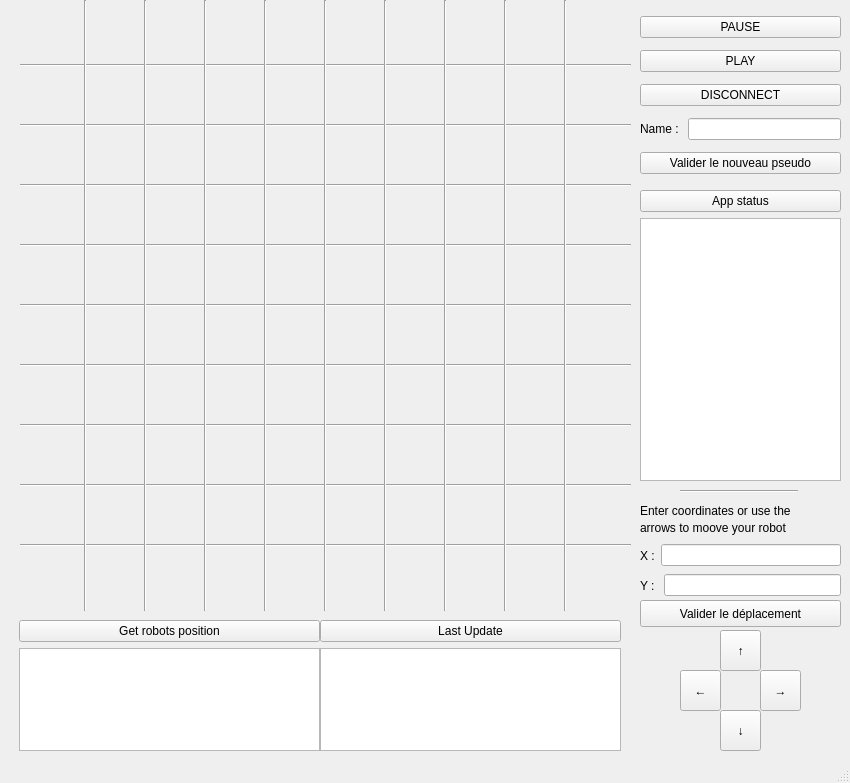
<?xml version="1.0" encoding="UTF-8"?>
<ui version="4.0">
 <class>MainWindow</class>
 <widget class="QMainWindow" name="MainWindow">
  <property name="geometry">
   <rect>
    <x>0</x>
    <y>0</y>
    <width>850</width>
    <height>783</height>
   </rect>
  </property>
  <property name="windowTitle">
   <string>MainWindow</string>
  </property>
  <widget class="QWidget" name="centralwidget">
   <widget class="QWidget" name="verticalLayoutWidget">
    <property name="geometry">
     <rect>
      <x>640</x>
      <y>10</y>
      <width>201</width>
      <height>171</height>
     </rect>
    </property>
    <layout class="QVBoxLayout" name="status">
     <item>
      <widget class="QPushButton" name="PAUSE">
       <property name="text">
        <string>PAUSE</string>
       </property>
      </widget>
     </item>
     <item>
      <widget class="QPushButton" name="PLAY">
       <property name="text">
        <string>PLAY</string>
       </property>
      </widget>
     </item>
     <item>
      <widget class="QPushButton" name="QUIT">
       <property name="text">
        <string>DISCONNECT</string>
       </property>
      </widget>
     </item>
     <item>
      <layout class="QHBoxLayout" name="horizontalLayout_2">
       <item>
        <widget class="QLabel" name="label_3">
         <property name="text">
          <string>Name : </string>
         </property>
        </widget>
       </item>
       <item>
        <widget class="QLineEdit" name="Pseudo"/>
       </item>
      </layout>
     </item>
     <item>
      <widget class="QPushButton" name="PSEUDO">
       <property name="text">
        <string>Valider le nouveau pseudo</string>
       </property>
      </widget>
     </item>
    </layout>
   </widget>
   <widget class="QToolButton" name="moveUp">
    <property name="geometry">
     <rect>
      <x>720</x>
      <y>630</y>
      <width>41</width>
      <height>41</height>
     </rect>
    </property>
    <property name="text">
     <string>↑</string>
    </property>
   </widget>
   <widget class="QToolButton" name="moveLeft">
    <property name="geometry">
     <rect>
      <x>680</x>
      <y>670</y>
      <width>41</width>
      <height>41</height>
     </rect>
    </property>
    <property name="text">
     <string>←</string>
    </property>
   </widget>
   <widget class="QToolButton" name="moveRight">
    <property name="geometry">
     <rect>
      <x>760</x>
      <y>670</y>
      <width>41</width>
      <height>41</height>
     </rect>
    </property>
    <property name="text">
     <string>→</string>
    </property>
   </widget>
   <widget class="QToolButton" name="moveDown">
    <property name="geometry">
     <rect>
      <x>720</x>
      <y>710</y>
      <width>41</width>
      <height>41</height>
     </rect>
    </property>
    <property name="text">
     <string>↓</string>
    </property>
   </widget>
   <widget class="QWidget" name="gridLayoutWidget">
    <property name="geometry">
     <rect>
      <x>30</x>
      <y>10</y>
      <width>51</width>
      <height>51</height>
     </rect>
    </property>
    <layout class="QGridLayout" name="gril_9_0"/>
   </widget>
   <widget class="QWidget" name="gridLayoutWidget_2">
    <property name="geometry">
     <rect>
      <x>30</x>
      <y>70</y>
      <width>51</width>
      <height>51</height>
     </rect>
    </property>
    <layout class="QGridLayout" name="gril_8_0"/>
   </widget>
   <widget class="QWidget" name="gridLayoutWidget_4">
    <property name="geometry">
     <rect>
      <x>30</x>
      <y>130</y>
      <width>51</width>
      <height>51</height>
     </rect>
    </property>
    <layout class="QGridLayout" name="gril_7_0"/>
   </widget>
   <widget class="QWidget" name="gridLayoutWidget_11">
    <property name="geometry">
     <rect>
      <x>30</x>
      <y>190</y>
      <width>51</width>
      <height>51</height>
     </rect>
    </property>
    <layout class="QGridLayout" name="gril_6_0"/>
   </widget>
   <widget class="QWidget" name="gridLayoutWidget_12">
    <property name="geometry">
     <rect>
      <x>30</x>
      <y>250</y>
      <width>51</width>
      <height>51</height>
     </rect>
    </property>
    <layout class="QGridLayout" name="gril_5_0"/>
   </widget>
   <widget class="QWidget" name="gridLayoutWidget_5">
    <property name="geometry">
     <rect>
      <x>30</x>
      <y>310</y>
      <width>51</width>
      <height>51</height>
     </rect>
    </property>
    <layout class="QGridLayout" name="gril_4_0"/>
   </widget>
   <widget class="QWidget" name="gridLayoutWidget_6">
    <property name="geometry">
     <rect>
      <x>30</x>
      <y>370</y>
      <width>51</width>
      <height>51</height>
     </rect>
    </property>
    <layout class="QGridLayout" name="gril_3_0"/>
   </widget>
   <widget class="QWidget" name="gridLayoutWidget_7">
    <property name="geometry">
     <rect>
      <x>30</x>
      <y>430</y>
      <width>51</width>
      <height>51</height>
     </rect>
    </property>
    <layout class="QGridLayout" name="gril_2_0"/>
   </widget>
   <widget class="QWidget" name="gridLayoutWidget_8">
    <property name="geometry">
     <rect>
      <x>30</x>
      <y>490</y>
      <width>51</width>
      <height>51</height>
     </rect>
    </property>
    <layout class="QGridLayout" name="gril_1_0"/>
   </widget>
   <widget class="QWidget" name="gridLayoutWidget_9">
    <property name="geometry">
     <rect>
      <x>30</x>
      <y>550</y>
      <width>51</width>
      <height>51</height>
     </rect>
    </property>
    <layout class="QGridLayout" name="gril_0_0"/>
   </widget>
   <widget class="QWidget" name="gridLayoutWidget_10">
    <property name="geometry">
     <rect>
      <x>90</x>
      <y>430</y>
      <width>51</width>
      <height>51</height>
     </rect>
    </property>
    <layout class="QGridLayout" name="gril_2_1"/>
   </widget>
   <widget class="QWidget" name="gridLayoutWidget_13">
    <property name="geometry">
     <rect>
      <x>90</x>
      <y>190</y>
      <width>51</width>
      <height>51</height>
     </rect>
    </property>
    <layout class="QGridLayout" name="gril_6_1"/>
   </widget>
   <widget class="QWidget" name="gridLayoutWidget_14">
    <property name="geometry">
     <rect>
      <x>90</x>
      <y>490</y>
      <width>51</width>
      <height>51</height>
     </rect>
    </property>
    <layout class="QGridLayout" name="gril_1_1"/>
   </widget>
   <widget class="QWidget" name="gridLayoutWidget_15">
    <property name="geometry">
     <rect>
      <x>90</x>
      <y>550</y>
      <width>51</width>
      <height>51</height>
     </rect>
    </property>
    <layout class="QGridLayout" name="gril_0_1"/>
   </widget>
   <widget class="QWidget" name="gridLayoutWidget_3">
    <property name="geometry">
     <rect>
      <x>90</x>
      <y>70</y>
      <width>51</width>
      <height>51</height>
     </rect>
    </property>
    <layout class="QGridLayout" name="gril_8_1"/>
   </widget>
   <widget class="QWidget" name="gridLayoutWidget_16">
    <property name="geometry">
     <rect>
      <x>90</x>
      <y>310</y>
      <width>51</width>
      <height>51</height>
     </rect>
    </property>
    <layout class="QGridLayout" name="gril_4_1"/>
   </widget>
   <widget class="QWidget" name="gridLayoutWidget_17">
    <property name="geometry">
     <rect>
      <x>90</x>
      <y>370</y>
      <width>51</width>
      <height>51</height>
     </rect>
    </property>
    <layout class="QGridLayout" name="gril_3_1"/>
   </widget>
   <widget class="QWidget" name="gridLayoutWidget_18">
    <property name="geometry">
     <rect>
      <x>90</x>
      <y>130</y>
      <width>51</width>
      <height>51</height>
     </rect>
    </property>
    <layout class="QGridLayout" name="gril_7_1"/>
   </widget>
   <widget class="QWidget" name="gridLayoutWidget_19">
    <property name="geometry">
     <rect>
      <x>90</x>
      <y>10</y>
      <width>51</width>
      <height>51</height>
     </rect>
    </property>
    <layout class="QGridLayout" name="gril_9_1"/>
   </widget>
   <widget class="QWidget" name="gridLayoutWidget_20">
    <property name="geometry">
     <rect>
      <x>90</x>
      <y>250</y>
      <width>51</width>
      <height>51</height>
     </rect>
    </property>
    <layout class="QGridLayout" name="gril_5_1"/>
   </widget>
   <widget class="QWidget" name="gridLayoutWidget_21">
    <property name="geometry">
     <rect>
      <x>150</x>
      <y>430</y>
      <width>51</width>
      <height>51</height>
     </rect>
    </property>
    <layout class="QGridLayout" name="gril_2_2"/>
   </widget>
   <widget class="QWidget" name="gridLayoutWidget_22">
    <property name="geometry">
     <rect>
      <x>150</x>
      <y>190</y>
      <width>51</width>
      <height>51</height>
     </rect>
    </property>
    <layout class="QGridLayout" name="gril_6_2"/>
   </widget>
   <widget class="QWidget" name="gridLayoutWidget_23">
    <property name="geometry">
     <rect>
      <x>150</x>
      <y>490</y>
      <width>51</width>
      <height>51</height>
     </rect>
    </property>
    <layout class="QGridLayout" name="gril_1_2"/>
   </widget>
   <widget class="QWidget" name="gridLayoutWidget_24">
    <property name="geometry">
     <rect>
      <x>150</x>
      <y>550</y>
      <width>51</width>
      <height>51</height>
     </rect>
    </property>
    <layout class="QGridLayout" name="gril_0_2"/>
   </widget>
   <widget class="QWidget" name="gridLayoutWidget_25">
    <property name="geometry">
     <rect>
      <x>150</x>
      <y>70</y>
      <width>51</width>
      <height>51</height>
     </rect>
    </property>
    <layout class="QGridLayout" name="gril_8_2"/>
   </widget>
   <widget class="QWidget" name="gridLayoutWidget_26">
    <property name="geometry">
     <rect>
      <x>150</x>
      <y>310</y>
      <width>51</width>
      <height>51</height>
     </rect>
    </property>
    <layout class="QGridLayout" name="gril_4_2"/>
   </widget>
   <widget class="QWidget" name="gridLayoutWidget_27">
    <property name="geometry">
     <rect>
      <x>150</x>
      <y>370</y>
      <width>51</width>
      <height>51</height>
     </rect>
    </property>
    <layout class="QGridLayout" name="gril_3_2"/>
   </widget>
   <widget class="QWidget" name="gridLayoutWidget_28">
    <property name="geometry">
     <rect>
      <x>150</x>
      <y>130</y>
      <width>51</width>
      <height>51</height>
     </rect>
    </property>
    <layout class="QGridLayout" name="gril_7_2"/>
   </widget>
   <widget class="QWidget" name="gridLayoutWidget_29">
    <property name="geometry">
     <rect>
      <x>150</x>
      <y>10</y>
      <width>51</width>
      <height>51</height>
     </rect>
    </property>
    <layout class="QGridLayout" name="gril_9_2"/>
   </widget>
   <widget class="QWidget" name="gridLayoutWidget_30">
    <property name="geometry">
     <rect>
      <x>150</x>
      <y>250</y>
      <width>51</width>
      <height>51</height>
     </rect>
    </property>
    <layout class="QGridLayout" name="gril_5_3"/>
   </widget>
   <widget class="QWidget" name="gridLayoutWidget_31">
    <property name="geometry">
     <rect>
      <x>210</x>
      <y>310</y>
      <width>51</width>
      <height>51</height>
     </rect>
    </property>
    <layout class="QGridLayout" name="gril_4_3"/>
   </widget>
   <widget class="QWidget" name="gridLayoutWidget_32">
    <property name="geometry">
     <rect>
      <x>330</x>
      <y>130</y>
      <width>51</width>
      <height>51</height>
     </rect>
    </property>
    <layout class="QGridLayout" name="gril_7_5"/>
   </widget>
   <widget class="QWidget" name="gridLayoutWidget_33">
    <property name="geometry">
     <rect>
      <x>210</x>
      <y>190</y>
      <width>51</width>
      <height>51</height>
     </rect>
    </property>
    <layout class="QGridLayout" name="gril_6_3"/>
   </widget>
   <widget class="QWidget" name="gridLayoutWidget_34">
    <property name="geometry">
     <rect>
      <x>270</x>
      <y>550</y>
      <width>51</width>
      <height>51</height>
     </rect>
    </property>
    <layout class="QGridLayout" name="gril_0_4"/>
   </widget>
   <widget class="QWidget" name="gridLayoutWidget_35">
    <property name="geometry">
     <rect>
      <x>210</x>
      <y>10</y>
      <width>51</width>
      <height>51</height>
     </rect>
    </property>
    <layout class="QGridLayout" name="gril_9_3"/>
   </widget>
   <widget class="QWidget" name="gridLayoutWidget_36">
    <property name="geometry">
     <rect>
      <x>270</x>
      <y>430</y>
      <width>51</width>
      <height>51</height>
     </rect>
    </property>
    <layout class="QGridLayout" name="gril_2_4"/>
   </widget>
   <widget class="QWidget" name="gridLayoutWidget_37">
    <property name="geometry">
     <rect>
      <x>330</x>
      <y>310</y>
      <width>51</width>
      <height>51</height>
     </rect>
    </property>
    <layout class="QGridLayout" name="gril_4_5"/>
   </widget>
   <widget class="QWidget" name="gridLayoutWidget_38">
    <property name="geometry">
     <rect>
      <x>270</x>
      <y>130</y>
      <width>51</width>
      <height>51</height>
     </rect>
    </property>
    <layout class="QGridLayout" name="gril_7_4"/>
   </widget>
   <widget class="QWidget" name="gridLayoutWidget_39">
    <property name="geometry">
     <rect>
      <x>270</x>
      <y>190</y>
      <width>51</width>
      <height>51</height>
     </rect>
    </property>
    <layout class="QGridLayout" name="gril_6_4"/>
   </widget>
   <widget class="QWidget" name="gridLayoutWidget_40">
    <property name="geometry">
     <rect>
      <x>330</x>
      <y>190</y>
      <width>51</width>
      <height>51</height>
     </rect>
    </property>
    <layout class="QGridLayout" name="gril_6_5"/>
   </widget>
   <widget class="QWidget" name="gridLayoutWidget_41">
    <property name="geometry">
     <rect>
      <x>210</x>
      <y>250</y>
      <width>51</width>
      <height>51</height>
     </rect>
    </property>
    <layout class="QGridLayout" name="gril_5_4"/>
   </widget>
   <widget class="QWidget" name="gridLayoutWidget_42">
    <property name="geometry">
     <rect>
      <x>270</x>
      <y>370</y>
      <width>51</width>
      <height>51</height>
     </rect>
    </property>
    <layout class="QGridLayout" name="gril_3_4"/>
   </widget>
   <widget class="QWidget" name="gridLayoutWidget_43">
    <property name="geometry">
     <rect>
      <x>270</x>
      <y>250</y>
      <width>51</width>
      <height>51</height>
     </rect>
    </property>
    <layout class="QGridLayout" name="gril_5_5"/>
   </widget>
   <widget class="QWidget" name="gridLayoutWidget_44">
    <property name="geometry">
     <rect>
      <x>210</x>
      <y>130</y>
      <width>51</width>
      <height>51</height>
     </rect>
    </property>
    <layout class="QGridLayout" name="gril_7_3"/>
   </widget>
   <widget class="QWidget" name="gridLayoutWidget_45">
    <property name="geometry">
     <rect>
      <x>330</x>
      <y>370</y>
      <width>51</width>
      <height>51</height>
     </rect>
    </property>
    <layout class="QGridLayout" name="gril_3_5"/>
   </widget>
   <widget class="QWidget" name="gridLayoutWidget_46">
    <property name="geometry">
     <rect>
      <x>270</x>
      <y>10</y>
      <width>51</width>
      <height>51</height>
     </rect>
    </property>
    <layout class="QGridLayout" name="gril_9_4"/>
   </widget>
   <widget class="QWidget" name="gridLayoutWidget_47">
    <property name="geometry">
     <rect>
      <x>330</x>
      <y>550</y>
      <width>51</width>
      <height>51</height>
     </rect>
    </property>
    <layout class="QGridLayout" name="gril_0_5"/>
   </widget>
   <widget class="QWidget" name="gridLayoutWidget_48">
    <property name="geometry">
     <rect>
      <x>330</x>
      <y>250</y>
      <width>51</width>
      <height>51</height>
     </rect>
    </property>
    <layout class="QGridLayout" name="gril_5_6"/>
   </widget>
   <widget class="QWidget" name="gridLayoutWidget_49">
    <property name="geometry">
     <rect>
      <x>270</x>
      <y>70</y>
      <width>51</width>
      <height>51</height>
     </rect>
    </property>
    <layout class="QGridLayout" name="gril_8_4"/>
   </widget>
   <widget class="QWidget" name="gridLayoutWidget_50">
    <property name="geometry">
     <rect>
      <x>270</x>
      <y>310</y>
      <width>51</width>
      <height>51</height>
     </rect>
    </property>
    <layout class="QGridLayout" name="gril_4_4"/>
   </widget>
   <widget class="QWidget" name="gridLayoutWidget_51">
    <property name="geometry">
     <rect>
      <x>330</x>
      <y>10</y>
      <width>51</width>
      <height>51</height>
     </rect>
    </property>
    <layout class="QGridLayout" name="gril_9_5"/>
   </widget>
   <widget class="QWidget" name="gridLayoutWidget_52">
    <property name="geometry">
     <rect>
      <x>270</x>
      <y>490</y>
      <width>51</width>
      <height>51</height>
     </rect>
    </property>
    <layout class="QGridLayout" name="gril_1_4"/>
   </widget>
   <widget class="QWidget" name="gridLayoutWidget_53">
    <property name="geometry">
     <rect>
      <x>330</x>
      <y>70</y>
      <width>51</width>
      <height>51</height>
     </rect>
    </property>
    <layout class="QGridLayout" name="gril_8_5"/>
   </widget>
   <widget class="QWidget" name="gridLayoutWidget_54">
    <property name="geometry">
     <rect>
      <x>210</x>
      <y>430</y>
      <width>51</width>
      <height>51</height>
     </rect>
    </property>
    <layout class="QGridLayout" name="gril_2_3"/>
   </widget>
   <widget class="QWidget" name="gridLayoutWidget_55">
    <property name="geometry">
     <rect>
      <x>210</x>
      <y>490</y>
      <width>51</width>
      <height>51</height>
     </rect>
    </property>
    <layout class="QGridLayout" name="gril_1_3"/>
   </widget>
   <widget class="QWidget" name="gridLayoutWidget_56">
    <property name="geometry">
     <rect>
      <x>210</x>
      <y>70</y>
      <width>51</width>
      <height>51</height>
     </rect>
    </property>
    <layout class="QGridLayout" name="gril_8_3"/>
   </widget>
   <widget class="QWidget" name="gridLayoutWidget_57">
    <property name="geometry">
     <rect>
      <x>330</x>
      <y>490</y>
      <width>51</width>
      <height>51</height>
     </rect>
    </property>
    <layout class="QGridLayout" name="gril_1_5"/>
   </widget>
   <widget class="QWidget" name="gridLayoutWidget_58">
    <property name="geometry">
     <rect>
      <x>210</x>
      <y>550</y>
      <width>51</width>
      <height>51</height>
     </rect>
    </property>
    <layout class="QGridLayout" name="gril_0_3"/>
   </widget>
   <widget class="QWidget" name="gridLayoutWidget_59">
    <property name="geometry">
     <rect>
      <x>330</x>
      <y>430</y>
      <width>51</width>
      <height>51</height>
     </rect>
    </property>
    <layout class="QGridLayout" name="gril_2_5"/>
   </widget>
   <widget class="QWidget" name="gridLayoutWidget_60">
    <property name="geometry">
     <rect>
      <x>210</x>
      <y>370</y>
      <width>51</width>
      <height>51</height>
     </rect>
    </property>
    <layout class="QGridLayout" name="gril_3_3"/>
   </widget>
   <widget class="QWidget" name="gridLayoutWidget_61">
    <property name="geometry">
     <rect>
      <x>390</x>
      <y>310</y>
      <width>51</width>
      <height>51</height>
     </rect>
    </property>
    <layout class="QGridLayout" name="gril_4_6"/>
   </widget>
   <widget class="QWidget" name="gridLayoutWidget_62">
    <property name="geometry">
     <rect>
      <x>510</x>
      <y>130</y>
      <width>51</width>
      <height>51</height>
     </rect>
    </property>
    <layout class="QGridLayout" name="gril_7_8"/>
   </widget>
   <widget class="QWidget" name="gridLayoutWidget_63">
    <property name="geometry">
     <rect>
      <x>390</x>
      <y>190</y>
      <width>51</width>
      <height>51</height>
     </rect>
    </property>
    <layout class="QGridLayout" name="gril_6_6"/>
   </widget>
   <widget class="QWidget" name="gridLayoutWidget_64">
    <property name="geometry">
     <rect>
      <x>450</x>
      <y>550</y>
      <width>51</width>
      <height>51</height>
     </rect>
    </property>
    <layout class="QGridLayout" name="gril_0_7"/>
   </widget>
   <widget class="QWidget" name="gridLayoutWidget_65">
    <property name="geometry">
     <rect>
      <x>390</x>
      <y>10</y>
      <width>51</width>
      <height>51</height>
     </rect>
    </property>
    <layout class="QGridLayout" name="gril_9_6"/>
   </widget>
   <widget class="QWidget" name="gridLayoutWidget_66">
    <property name="geometry">
     <rect>
      <x>450</x>
      <y>430</y>
      <width>51</width>
      <height>51</height>
     </rect>
    </property>
    <layout class="QGridLayout" name="gril_2_7"/>
   </widget>
   <widget class="QWidget" name="gridLayoutWidget_67">
    <property name="geometry">
     <rect>
      <x>510</x>
      <y>310</y>
      <width>51</width>
      <height>51</height>
     </rect>
    </property>
    <layout class="QGridLayout" name="gril_4_10"/>
   </widget>
   <widget class="QWidget" name="gridLayoutWidget_68">
    <property name="geometry">
     <rect>
      <x>450</x>
      <y>130</y>
      <width>51</width>
      <height>51</height>
     </rect>
    </property>
    <layout class="QGridLayout" name="gril_7_7"/>
   </widget>
   <widget class="QWidget" name="gridLayoutWidget_69">
    <property name="geometry">
     <rect>
      <x>450</x>
      <y>190</y>
      <width>51</width>
      <height>51</height>
     </rect>
    </property>
    <layout class="QGridLayout" name="gril_6_7"/>
   </widget>
   <widget class="QWidget" name="gridLayoutWidget_70">
    <property name="geometry">
     <rect>
      <x>510</x>
      <y>190</y>
      <width>51</width>
      <height>51</height>
     </rect>
    </property>
    <layout class="QGridLayout" name="gril_6_8"/>
   </widget>
   <widget class="QWidget" name="gridLayoutWidget_71">
    <property name="geometry">
     <rect>
      <x>390</x>
      <y>250</y>
      <width>51</width>
      <height>51</height>
     </rect>
    </property>
    <layout class="QGridLayout" name="gril_5_7"/>
   </widget>
   <widget class="QWidget" name="gridLayoutWidget_72">
    <property name="geometry">
     <rect>
      <x>450</x>
      <y>370</y>
      <width>51</width>
      <height>51</height>
     </rect>
    </property>
    <layout class="QGridLayout" name="gril_4_7"/>
   </widget>
   <widget class="QWidget" name="gridLayoutWidget_73">
    <property name="geometry">
     <rect>
      <x>450</x>
      <y>250</y>
      <width>51</width>
      <height>51</height>
     </rect>
    </property>
    <layout class="QGridLayout" name="gril_5_8"/>
   </widget>
   <widget class="QWidget" name="gridLayoutWidget_74">
    <property name="geometry">
     <rect>
      <x>390</x>
      <y>130</y>
      <width>51</width>
      <height>51</height>
     </rect>
    </property>
    <layout class="QGridLayout" name="gril_7_6"/>
   </widget>
   <widget class="QWidget" name="gridLayoutWidget_75">
    <property name="geometry">
     <rect>
      <x>510</x>
      <y>370</y>
      <width>51</width>
      <height>51</height>
     </rect>
    </property>
    <layout class="QGridLayout" name="gril_3_8"/>
   </widget>
   <widget class="QWidget" name="gridLayoutWidget_76">
    <property name="geometry">
     <rect>
      <x>450</x>
      <y>10</y>
      <width>51</width>
      <height>51</height>
     </rect>
    </property>
    <layout class="QGridLayout" name="gril_9_7"/>
   </widget>
   <widget class="QWidget" name="gridLayoutWidget_77">
    <property name="geometry">
     <rect>
      <x>510</x>
      <y>550</y>
      <width>51</width>
      <height>51</height>
     </rect>
    </property>
    <layout class="QGridLayout" name="gril_0_8"/>
   </widget>
   <widget class="QWidget" name="gridLayoutWidget_78">
    <property name="geometry">
     <rect>
      <x>510</x>
      <y>250</y>
      <width>51</width>
      <height>51</height>
     </rect>
    </property>
    <layout class="QGridLayout" name="gril_5_9"/>
   </widget>
   <widget class="QWidget" name="gridLayoutWidget_79">
    <property name="geometry">
     <rect>
      <x>450</x>
      <y>70</y>
      <width>51</width>
      <height>51</height>
     </rect>
    </property>
    <layout class="QGridLayout" name="gril_8_7"/>
   </widget>
   <widget class="QWidget" name="gridLayoutWidget_80">
    <property name="geometry">
     <rect>
      <x>450</x>
      <y>310</y>
      <width>51</width>
      <height>51</height>
     </rect>
    </property>
    <layout class="QGridLayout" name="gril_4_8"/>
   </widget>
   <widget class="QWidget" name="gridLayoutWidget_81">
    <property name="geometry">
     <rect>
      <x>510</x>
      <y>10</y>
      <width>51</width>
      <height>51</height>
     </rect>
    </property>
    <layout class="QGridLayout" name="gril_9_8"/>
   </widget>
   <widget class="QWidget" name="gridLayoutWidget_82">
    <property name="geometry">
     <rect>
      <x>450</x>
      <y>490</y>
      <width>51</width>
      <height>51</height>
     </rect>
    </property>
    <layout class="QGridLayout" name="gril_1_7"/>
   </widget>
   <widget class="QWidget" name="gridLayoutWidget_83">
    <property name="geometry">
     <rect>
      <x>510</x>
      <y>70</y>
      <width>51</width>
      <height>51</height>
     </rect>
    </property>
    <layout class="QGridLayout" name="gril_8_8"/>
   </widget>
   <widget class="QWidget" name="gridLayoutWidget_84">
    <property name="geometry">
     <rect>
      <x>390</x>
      <y>430</y>
      <width>51</width>
      <height>51</height>
     </rect>
    </property>
    <layout class="QGridLayout" name="gril_2_6"/>
   </widget>
   <widget class="QWidget" name="gridLayoutWidget_85">
    <property name="geometry">
     <rect>
      <x>390</x>
      <y>490</y>
      <width>51</width>
      <height>51</height>
     </rect>
    </property>
    <layout class="QGridLayout" name="gril_1_6"/>
   </widget>
   <widget class="QWidget" name="gridLayoutWidget_86">
    <property name="geometry">
     <rect>
      <x>390</x>
      <y>70</y>
      <width>51</width>
      <height>51</height>
     </rect>
    </property>
    <layout class="QGridLayout" name="gril_8_6"/>
   </widget>
   <widget class="QWidget" name="gridLayoutWidget_87">
    <property name="geometry">
     <rect>
      <x>510</x>
      <y>490</y>
      <width>51</width>
      <height>51</height>
     </rect>
    </property>
    <layout class="QGridLayout" name="gril_1_8"/>
   </widget>
   <widget class="QWidget" name="gridLayoutWidget_88">
    <property name="geometry">
     <rect>
      <x>390</x>
      <y>550</y>
      <width>51</width>
      <height>51</height>
     </rect>
    </property>
    <layout class="QGridLayout" name="gril_0_6"/>
   </widget>
   <widget class="QWidget" name="gridLayoutWidget_89">
    <property name="geometry">
     <rect>
      <x>510</x>
      <y>430</y>
      <width>51</width>
      <height>51</height>
     </rect>
    </property>
    <layout class="QGridLayout" name="gril_2_8"/>
   </widget>
   <widget class="QWidget" name="gridLayoutWidget_90">
    <property name="geometry">
     <rect>
      <x>390</x>
      <y>370</y>
      <width>51</width>
      <height>51</height>
     </rect>
    </property>
    <layout class="QGridLayout" name="gril_3_6"/>
   </widget>
   <widget class="QWidget" name="gridLayoutWidget_91">
    <property name="geometry">
     <rect>
      <x>570</x>
      <y>310</y>
      <width>51</width>
      <height>51</height>
     </rect>
    </property>
    <layout class="QGridLayout" name="gril_4_9"/>
   </widget>
   <widget class="QWidget" name="gridLayoutWidget_93">
    <property name="geometry">
     <rect>
      <x>570</x>
      <y>190</y>
      <width>51</width>
      <height>51</height>
     </rect>
    </property>
    <layout class="QGridLayout" name="gril_6_9"/>
   </widget>
   <widget class="QWidget" name="gridLayoutWidget_95">
    <property name="geometry">
     <rect>
      <x>570</x>
      <y>10</y>
      <width>51</width>
      <height>51</height>
     </rect>
    </property>
    <layout class="QGridLayout" name="gril_9_9"/>
   </widget>
   <widget class="QWidget" name="gridLayoutWidget_101">
    <property name="geometry">
     <rect>
      <x>570</x>
      <y>250</y>
      <width>51</width>
      <height>51</height>
     </rect>
    </property>
    <layout class="QGridLayout" name="gril_5_10"/>
   </widget>
   <widget class="QWidget" name="gridLayoutWidget_104">
    <property name="geometry">
     <rect>
      <x>570</x>
      <y>130</y>
      <width>51</width>
      <height>51</height>
     </rect>
    </property>
    <layout class="QGridLayout" name="gril_7_9"/>
   </widget>
   <widget class="QWidget" name="gridLayoutWidget_114">
    <property name="geometry">
     <rect>
      <x>570</x>
      <y>430</y>
      <width>51</width>
      <height>51</height>
     </rect>
    </property>
    <layout class="QGridLayout" name="gril_2_9"/>
   </widget>
   <widget class="QWidget" name="gridLayoutWidget_115">
    <property name="geometry">
     <rect>
      <x>570</x>
      <y>490</y>
      <width>51</width>
      <height>51</height>
     </rect>
    </property>
    <layout class="QGridLayout" name="gril_1_9"/>
   </widget>
   <widget class="QWidget" name="gridLayoutWidget_116">
    <property name="geometry">
     <rect>
      <x>570</x>
      <y>70</y>
      <width>51</width>
      <height>51</height>
     </rect>
    </property>
    <layout class="QGridLayout" name="gril_8_9"/>
   </widget>
   <widget class="QWidget" name="gridLayoutWidget_118">
    <property name="geometry">
     <rect>
      <x>570</x>
      <y>550</y>
      <width>51</width>
      <height>51</height>
     </rect>
    </property>
    <layout class="QGridLayout" name="gril_0_9"/>
   </widget>
   <widget class="QWidget" name="gridLayoutWidget_120">
    <property name="geometry">
     <rect>
      <x>570</x>
      <y>370</y>
      <width>51</width>
      <height>51</height>
     </rect>
    </property>
    <layout class="QGridLayout" name="gril_3_9"/>
   </widget>
   <widget class="Line" name="line">
    <property name="geometry">
     <rect>
      <x>20</x>
      <y>55</y>
      <width>611</width>
      <height>21</height>
     </rect>
    </property>
    <property name="orientation">
     <enum>Qt::Horizontal</enum>
    </property>
   </widget>
   <widget class="Line" name="line_2">
    <property name="geometry">
     <rect>
      <x>20</x>
      <y>110</y>
      <width>611</width>
      <height>31</height>
     </rect>
    </property>
    <property name="orientation">
     <enum>Qt::Horizontal</enum>
    </property>
   </widget>
   <widget class="Line" name="line_3">
    <property name="geometry">
     <rect>
      <x>20</x>
      <y>170</y>
      <width>611</width>
      <height>31</height>
     </rect>
    </property>
    <property name="orientation">
     <enum>Qt::Horizontal</enum>
    </property>
   </widget>
   <widget class="Line" name="line_4">
    <property name="geometry">
     <rect>
      <x>20</x>
      <y>230</y>
      <width>611</width>
      <height>31</height>
     </rect>
    </property>
    <property name="orientation">
     <enum>Qt::Horizontal</enum>
    </property>
   </widget>
   <widget class="Line" name="line_5">
    <property name="geometry">
     <rect>
      <x>20</x>
      <y>290</y>
      <width>611</width>
      <height>31</height>
     </rect>
    </property>
    <property name="orientation">
     <enum>Qt::Horizontal</enum>
    </property>
   </widget>
   <widget class="Line" name="line_6">
    <property name="geometry">
     <rect>
      <x>20</x>
      <y>350</y>
      <width>611</width>
      <height>31</height>
     </rect>
    </property>
    <property name="orientation">
     <enum>Qt::Horizontal</enum>
    </property>
   </widget>
   <widget class="Line" name="line_7">
    <property name="geometry">
     <rect>
      <x>20</x>
      <y>410</y>
      <width>611</width>
      <height>31</height>
     </rect>
    </property>
    <property name="orientation">
     <enum>Qt::Horizontal</enum>
    </property>
   </widget>
   <widget class="Line" name="line_9">
    <property name="geometry">
     <rect>
      <x>20</x>
      <y>470</y>
      <width>611</width>
      <height>31</height>
     </rect>
    </property>
    <property name="orientation">
     <enum>Qt::Horizontal</enum>
    </property>
   </widget>
   <widget class="Line" name="line_8">
    <property name="geometry">
     <rect>
      <x>20</x>
      <y>530</y>
      <width>611</width>
      <height>31</height>
     </rect>
    </property>
    <property name="orientation">
     <enum>Qt::Horizontal</enum>
    </property>
   </widget>
   <widget class="Line" name="line_10">
    <property name="geometry">
     <rect>
      <x>60</x>
      <y>0</y>
      <width>51</width>
      <height>611</height>
     </rect>
    </property>
    <property name="orientation">
     <enum>Qt::Vertical</enum>
    </property>
   </widget>
   <widget class="Line" name="line_11">
    <property name="geometry">
     <rect>
      <x>120</x>
      <y>0</y>
      <width>51</width>
      <height>611</height>
     </rect>
    </property>
    <property name="orientation">
     <enum>Qt::Vertical</enum>
    </property>
   </widget>
   <widget class="Line" name="line_12">
    <property name="geometry">
     <rect>
      <x>180</x>
      <y>0</y>
      <width>51</width>
      <height>611</height>
     </rect>
    </property>
    <property name="orientation">
     <enum>Qt::Vertical</enum>
    </property>
   </widget>
   <widget class="Line" name="line_13">
    <property name="geometry">
     <rect>
      <x>240</x>
      <y>0</y>
      <width>51</width>
      <height>611</height>
     </rect>
    </property>
    <property name="orientation">
     <enum>Qt::Vertical</enum>
    </property>
   </widget>
   <widget class="Line" name="line_14">
    <property name="geometry">
     <rect>
      <x>300</x>
      <y>0</y>
      <width>51</width>
      <height>611</height>
     </rect>
    </property>
    <property name="orientation">
     <enum>Qt::Vertical</enum>
    </property>
   </widget>
   <widget class="Line" name="line_15">
    <property name="geometry">
     <rect>
      <x>360</x>
      <y>0</y>
      <width>51</width>
      <height>611</height>
     </rect>
    </property>
    <property name="orientation">
     <enum>Qt::Vertical</enum>
    </property>
   </widget>
   <widget class="Line" name="line_16">
    <property name="geometry">
     <rect>
      <x>420</x>
      <y>0</y>
      <width>51</width>
      <height>611</height>
     </rect>
    </property>
    <property name="orientation">
     <enum>Qt::Vertical</enum>
    </property>
   </widget>
   <widget class="Line" name="line_17">
    <property name="geometry">
     <rect>
      <x>480</x>
      <y>0</y>
      <width>51</width>
      <height>611</height>
     </rect>
    </property>
    <property name="orientation">
     <enum>Qt::Vertical</enum>
    </property>
   </widget>
   <widget class="Line" name="line_18">
    <property name="geometry">
     <rect>
      <x>540</x>
      <y>0</y>
      <width>51</width>
      <height>611</height>
     </rect>
    </property>
    <property name="orientation">
     <enum>Qt::Vertical</enum>
    </property>
   </widget>
   <widget class="QWidget" name="verticalLayoutWidget_2">
    <property name="geometry">
     <rect>
      <x>640</x>
      <y>190</y>
      <width>201</width>
      <height>291</height>
     </rect>
    </property>
    <layout class="QVBoxLayout" name="verticalLayout">
     <item>
      <widget class="QPushButton" name="AppStatus">
       <property name="text">
        <string>App status</string>
       </property>
      </widget>
     </item>
     <item>
      <widget class="QTableView" name="ShowAppStatus"/>
     </item>
    </layout>
   </widget>
   <widget class="QWidget" name="verticalLayoutWidget_8">
    <property name="geometry">
     <rect>
      <x>19</x>
      <y>620</y>
      <width>301</width>
      <height>131</height>
     </rect>
    </property>
    <layout class="QVBoxLayout" name="verticalLayout_8">
     <item>
      <widget class="QPushButton" name="GETMAP">
       <property name="text">
        <string>Get robots position</string>
       </property>
      </widget>
     </item>
     <item>
      <widget class="QTextBrowser" name="ShowGetMap"/>
     </item>
    </layout>
   </widget>
   <widget class="QWidget" name="verticalLayoutWidget_9">
    <property name="geometry">
     <rect>
      <x>320</x>
      <y>620</y>
      <width>301</width>
      <height>131</height>
     </rect>
    </property>
    <layout class="QVBoxLayout" name="verticalLayout_9">
     <item>
      <widget class="QPushButton" name="lastUpdate">
       <property name="text">
        <string>Last Update</string>
       </property>
      </widget>
     </item>
     <item>
      <widget class="QTextBrowser" name="showLastUpdate"/>
     </item>
    </layout>
   </widget>
   <widget class="QPushButton" name="moveXY">
    <property name="geometry">
     <rect>
      <x>640</x>
      <y>600</y>
      <width>201</width>
      <height>27</height>
     </rect>
    </property>
    <property name="text">
     <string>Valider le déplacement</string>
    </property>
   </widget>
   <widget class="QWidget" name="horizontalLayoutWidget_2">
    <property name="geometry">
     <rect>
      <x>640</x>
      <y>540</y>
      <width>201</width>
      <height>31</height>
     </rect>
    </property>
    <layout class="QHBoxLayout" name="horizontalLayout_3">
     <item>
      <widget class="QLabel" name="label_4">
       <property name="text">
        <string>X :</string>
       </property>
      </widget>
     </item>
     <item>
      <widget class="QLineEdit" name="x"/>
     </item>
    </layout>
   </widget>
   <widget class="QWidget" name="horizontalLayoutWidget_3">
    <property name="geometry">
     <rect>
      <x>640</x>
      <y>570</y>
      <width>201</width>
      <height>31</height>
     </rect>
    </property>
    <layout class="QHBoxLayout" name="horizontalLayout_4">
     <item>
      <widget class="QLabel" name="label_5">
       <property name="text">
        <string>Y : </string>
       </property>
      </widget>
     </item>
     <item>
      <widget class="QLineEdit" name="y"/>
     </item>
    </layout>
   </widget>
   <widget class="QLabel" name="blabla">
    <property name="geometry">
     <rect>
      <x>640</x>
      <y>500</y>
      <width>221</width>
      <height>21</height>
     </rect>
    </property>
    <property name="text">
     <string>Enter coordinates or use the</string>
    </property>
   </widget>
   <widget class="QLabel" name="blabla_2">
    <property name="geometry">
     <rect>
      <x>640</x>
      <y>520</y>
      <width>231</width>
      <height>16</height>
     </rect>
    </property>
    <property name="text">
     <string>arrows to moove your robot</string>
    </property>
   </widget>
   <widget class="Line" name="line_19">
    <property name="geometry">
     <rect>
      <x>680</x>
      <y>490</y>
      <width>118</width>
      <height>3</height>
     </rect>
    </property>
    <property name="orientation">
     <enum>Qt::Horizontal</enum>
    </property>
   </widget>
  </widget>
  <widget class="QStatusBar" name="statusbar"/>
 </widget>
 <resources/>
 <connections/>
</ui>
